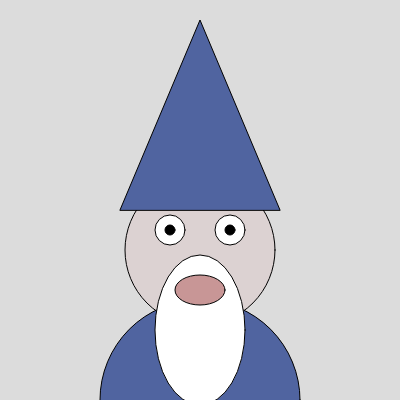
Frame 1 (no input)
Frame 60 (no input): identical to frame 1, image omitted
Frame 120 (the mouse pressed at the canvas centre since frame 60): identical to frame 1, image omitted

The p5.js sketch that drew this single still picture (run headless with seeded random() and noise() and a simulated clock; from frame 60 on, the mouse is pressed at the canvas centre):

// p5.js sketch
// ── sketch.js
function setup() {
  createCanvas(400, 400);
}

function draw() {
  background(80,100,160);
  background(220);
  
  fill(220, 210, 210);
  circle(200, 250, 150);
  
  fill(80, 100, 160)
  triangle(280, 210, 200, 20, 120, 210);
  
  fill(255, 255, 255);
  circle(230, 230, 30);
  circle(170, 230, 30);
  
  fill(80, 100, 160);
  circle(200, 400, 200);
  
  fill(255, 255, 255);
  ellipse(200, 330, 90, 150);
  
  fill(200, 150, 150);
  ellipse(200, 290, 50, 30);
  
  fill(0, 0, 0)
  circle(230, 230, 10)
  circle(170, 230, 10)
}
